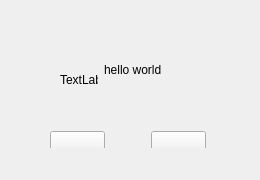
<?xml version="1.0" encoding="UTF-8"?>
<ui version="4.0">
 <class>SettingDialog</class>
 <widget class="QWidget" name="SettingDialog">
  <property name="geometry">
   <rect>
    <x>0</x>
    <y>0</y>
    <width>260</width>
    <height>180</height>
   </rect>
  </property>
  <property name="minimumSize">
   <size>
    <width>260</width>
    <height>180</height>
   </size>
  </property>
  <property name="maximumSize">
   <size>
    <width>260</width>
    <height>180</height>
   </size>
  </property>
  <property name="windowTitle">
   <string>SettingDialog</string>
  </property>
  <widget class="QWidget" name="layoutWidget">
   <property name="geometry">
    <rect>
     <x>0</x>
     <y>50</y>
     <width>261</width>
     <height>40</height>
    </rect>
   </property>
   <layout class="QHBoxLayout" name="horizontalLayout">
    <item>
     <spacer name="horizontalSpacer_5">
      <property name="orientation">
       <enum>Qt::Horizontal</enum>
      </property>
      <property name="sizeHint" stdset="0">
       <size>
        <width>40</width>
        <height>20</height>
       </size>
      </property>
     </spacer>
    </item>
    <item>
     <widget class="QLabel" name="messageIconLabel">
      <property name="minimumSize">
       <size>
        <width>38</width>
        <height>38</height>
       </size>
      </property>
      <property name="maximumSize">
       <size>
        <width>38</width>
        <height>38</height>
       </size>
      </property>
      <property name="text">
       <string>TextLabel</string>
      </property>
     </widget>
    </item>
    <item>
     <widget class="QLabel" name="contentLabel">
      <property name="text">
       <string>hello world</string>
      </property>
     </widget>
    </item>
    <item>
     <spacer name="horizontalSpacer_2">
      <property name="orientation">
       <enum>Qt::Horizontal</enum>
      </property>
      <property name="sizeHint" stdset="0">
       <size>
        <width>88</width>
        <height>20</height>
       </size>
      </property>
     </spacer>
    </item>
   </layout>
  </widget>
  <widget class="QWidget" name="layoutWidget">
   <property name="geometry">
    <rect>
     <x>0</x>
     <y>120</y>
     <width>256</width>
     <height>28</height>
    </rect>
   </property>
   <layout class="QHBoxLayout" name="horizontalLayout_2">
    <item>
     <spacer name="horizontalSpacer">
      <property name="orientation">
       <enum>Qt::Horizontal</enum>
      </property>
      <property name="sizeHint" stdset="0">
       <size>
        <width>40</width>
        <height>20</height>
       </size>
      </property>
     </spacer>
    </item>
    <item>
     <widget class="QPushButton" name="pButtonOk">
      <property name="minimumSize">
       <size>
        <width>55</width>
        <height>26</height>
       </size>
      </property>
      <property name="maximumSize">
       <size>
        <width>55</width>
        <height>26</height>
       </size>
      </property>
      <property name="text">
       <string/>
      </property>
     </widget>
    </item>
    <item>
     <spacer name="horizontalSpacer_4">
      <property name="orientation">
       <enum>Qt::Horizontal</enum>
      </property>
      <property name="sizeHint" stdset="0">
       <size>
        <width>40</width>
        <height>20</height>
       </size>
      </property>
     </spacer>
    </item>
    <item>
     <widget class="QPushButton" name="pButtonCancel">
      <property name="minimumSize">
       <size>
        <width>55</width>
        <height>26</height>
       </size>
      </property>
      <property name="maximumSize">
       <size>
        <width>55</width>
        <height>26</height>
       </size>
      </property>
      <property name="text">
       <string/>
      </property>
     </widget>
    </item>
    <item>
     <spacer name="horizontalSpacer_6">
      <property name="orientation">
       <enum>Qt::Horizontal</enum>
      </property>
      <property name="sizeHint" stdset="0">
       <size>
        <width>40</width>
        <height>20</height>
       </size>
      </property>
     </spacer>
    </item>
   </layout>
  </widget>
 </widget>
 <layoutdefault spacing="6" margin="11"/>
 <resources/>
 <connections/>
</ui>
